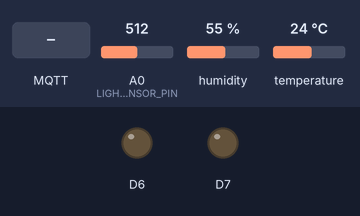
A sketch run on a simulated ESP8266 (NodeMCU). On the bench: output pins drawn as LEDs (lit = HIGH). The test bench sets the inputs (shaded band); at power-on: A0 (LIGHT_SENSOR_PIN) = 512, humidity 55 %, temperature 24 °C. WiFi joins after 1.5 s; servers stay silent unless stated; random numbers use the default seed unless the sketch sets one; no MQTT or app messages arrive unless stated; what the sketch prints to the serial monitor is not drawn.

Above: at 2.8 s.
2.9 s: MQTT message "on" arrives on the second subscribed topic
At 3.2 s:
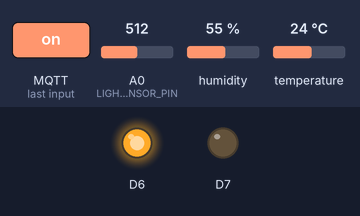
4.4 s: MQTT message "on" arrives on the third subscribed topic
At 5.6 s:
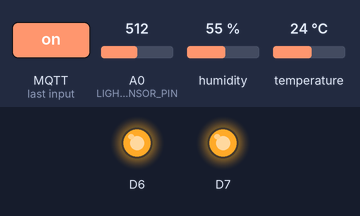
5.9 s: MQTT message "off" arrives on the second subscribed topic
At 6.7 s:
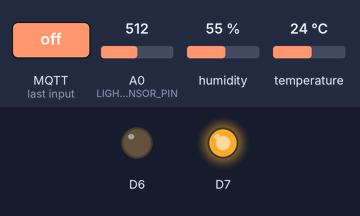
Timing chart, 0 to 8.9 s (numbered marks = the images above; inputs shaded):
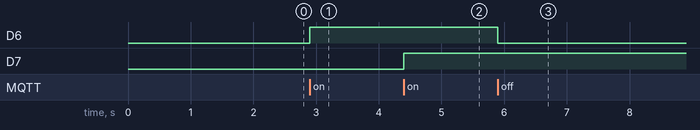

The sketch:

iot.ino
```cpp
#include <ESP8266WiFi.h>
#include <PubSubClient.h>
#include <Adafruit_Sensor.h>
#include <DHT.h>
#include <DHT_U.h>
#include <ArduinoJson.h>

#define DHTPIN D5
#define DHTTYPE DHT11
#define LIGHT_SENSOR_PIN A0

DHT_Unified dht(DHTPIN, DHTTYPE);

const char *ssid = "FPT Telecom-2EFE";
const char *password = "23041998";
const char *mqtt_server = "192.168.1.136";
const char *mqtt_username = "levantung";
const char *mqtt_password = "levantung";
const char *device_topic = "device";
const char *data_topic = "data";
const char *den_topic = "den";
const char *quat_topic = "quat";
const char *status_den_topic = "ttden";
const char *status_quat_topic = "ttquat";
const char *status_all_topic = "ttall";

WiFiClient espClient;
PubSubClient client(espClient);

unsigned long lastMsg = 0;
float temp, hum, light;

bool led1State = LOW;
bool led2State = LOW;

void setup_wifi() {
  Serial.println();
  Serial.print("Connecting to ");
  Serial.println(ssid);

  WiFi.mode(WIFI_STA);
  WiFi.begin(ssid, password);

  while (WiFi.status() != WL_CONNECTED) {
    Serial.print(".");
    delay(200);
  }

  Serial.println("");
  Serial.println("WiFi connected");
  Serial.println("IP address: ");
  Serial.println(WiFi.localIP());
}

void callback(char *topic, byte *payload, unsigned int length) {
  Serial.print("Message arrived [");
  Serial.print(topic);
  Serial.print("] ");

  char payloadStr[length + 1];
  for (int i = 0; i < length; i++) {
    payloadStr[i] = (char)payload[i];
  }
  payloadStr[length] = '\0';

  Serial.println(payloadStr);

  DynamicJsonDocument doc(256);
  deserializeJson(doc, payloadStr);

  String statusMsg = "";

  if (strcmp(topic, device_topic) == 0) {
    if (doc["den"] == "on") {
      digitalWrite(D6, HIGH);
      led1State = HIGH;
      client.publish(status_den_topic, "on");
    } else if (doc["den"] == "off") {
      digitalWrite(D6, LOW);
      led1State = LOW;
      client.publish(status_den_topic, "off");
    }

    if (doc["quat"] == "on") {
      digitalWrite(D7, HIGH);
      led2State = HIGH;
      client.publish(status_quat_topic, "on");
    } else if (doc["quat"] == "off") {
      digitalWrite(D7, LOW);
      led2State = LOW;
      client.publish(status_quat_topic, "off");
    }

    statusMsg = "Den: " + String(led1State == HIGH ? "on" : "off") + ", Quat: " + String(led2State == HIGH ? "on" : "off");
    client.publish(status_all_topic, statusMsg.c_str());
  } else if (strcmp(topic, den_topic) == 0) {
    if (strcmp(payloadStr, "on") == 0) {
      digitalWrite(D6, HIGH);
      led1State = HIGH;
      client.publish(status_den_topic, "on");
    } else if (strcmp(payloadStr, "off") == 0) {
      digitalWrite(D6, LOW);
      led1State = LOW;
      client.publish(status_den_topic, "off");
    }
    statusMsg = "Den: " + String(led1State == HIGH ? "on" : "off") + ", Quat: " + String(led2State == HIGH ? "on" : "off");
    client.publish(status_all_topic, statusMsg.c_str());
  } else if (strcmp(topic, quat_topic) == 0) {
    if (strcmp(payloadStr, "on") == 0) {
      digitalWrite(D7, HIGH);
      led2State = HIGH;
      client.publish(status_quat_topic, "on");
    } else if (strcmp(payloadStr, "off") == 0) {
      digitalWrite(D7, LOW);
      led2State = LOW;
      client.publish(status_quat_topic, "off");
    }
    statusMsg = "Den: " + String(led1State == HIGH ? "on" : "off") + ", Quat: " + String(led2State == HIGH ? "on" : "off");
    client.publish(status_all_topic, statusMsg.c_str());
  }
}

void reconnect() {
  while (!client.connected()) {
    Serial.print("Attempting MQTT connection...");
    String clientId = "ESP8266Client-";
    clientId += String(random(0xffff), HEX);
    if (client.connect(clientId.c_str(), mqtt_username, mqtt_password)) {
      Serial.println("connected");
      client.subscribe(device_topic);
      client.subscribe(den_topic);
      client.subscribe(quat_topic);
      client.subscribe(status_den_topic);
      client.subscribe(status_quat_topic);
      client.subscribe(status_all_topic);
    } else {
      Serial.print("failed, rc=");
      Serial.print(client.state());
      Serial.println(" try again in 5 seconds");
      delay(5000);
    }
  }
}

void setup() {
  pinMode(D6, OUTPUT);
  pinMode(D7, OUTPUT);

  dht.begin();
  sensor_t sensor;
  dht.temperature().getSensor(&sensor);
  dht.humidity().getSensor(&sensor);

  Serial.begin(115200);
  setup_wifi();
  client.setServer(mqtt_server, 1885);
  client.setCallback(callback);
}

void loop() {
  if (!client.connected()) {
    reconnect();
  }
  client.loop();

  unsigned long now = millis();
  if (now - lastMsg > 3000) {
    lastMsg = now;

    sensors_event_t event;
    dht.temperature().getEvent(&event);
    if (!isnan(event.temperature)) {
      Serial.print(F("Temperature: "));
      Serial.print(event.temperature);
      Serial.println(F(" °C"));
      temp = event.temperature;
    }

    dht.humidity().getEvent(&event);
    if (!isnan(event.relative_humidity)) {
      Serial.print(F("Humidity: "));
      Serial.print(event.relative_humidity);
      Serial.println(F(" %"));
      hum = event.relative_humidity;
    }

    int lightValue = analogRead(LIGHT_SENSOR_PIN);
    light = lightValue;

    Serial.print("Light: ");
    Serial.print((int)light);
    Serial.println(F(" lux"));

    String msgStr = "Temp: " + String(temp) + "," + " Hum: " + String(hum) + "," + " Light: " + String((int)light);
    char msg[msgStr.length() + 1];
    msgStr.toCharArray(msg, sizeof(msg));
    client.publish(data_topic, msg);

    delay(50);
  }
}
```

Measured:
- after the input at 2.9 s, D6: LOW → HIGH at once
- after the input at 4.4 s, D7: LOW → HIGH at once
- after the input at 5.9 s, D6: HIGH → LOW at once
